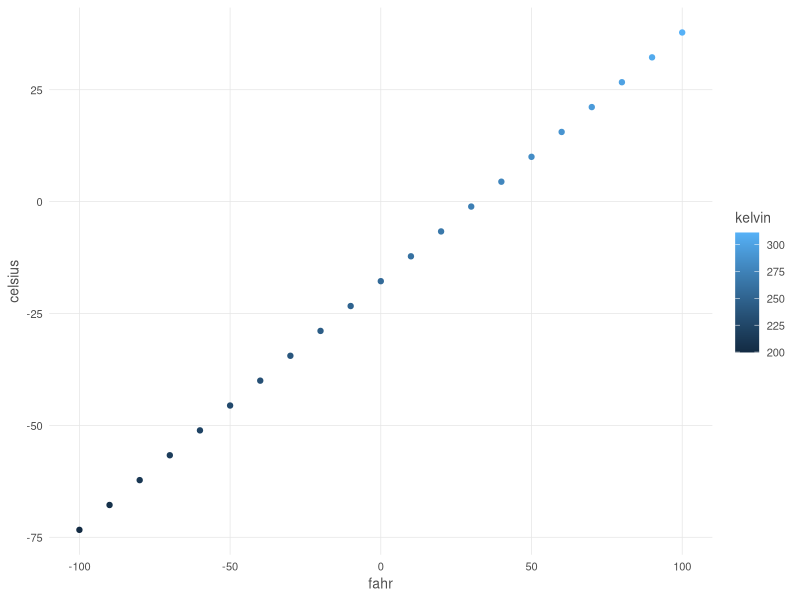
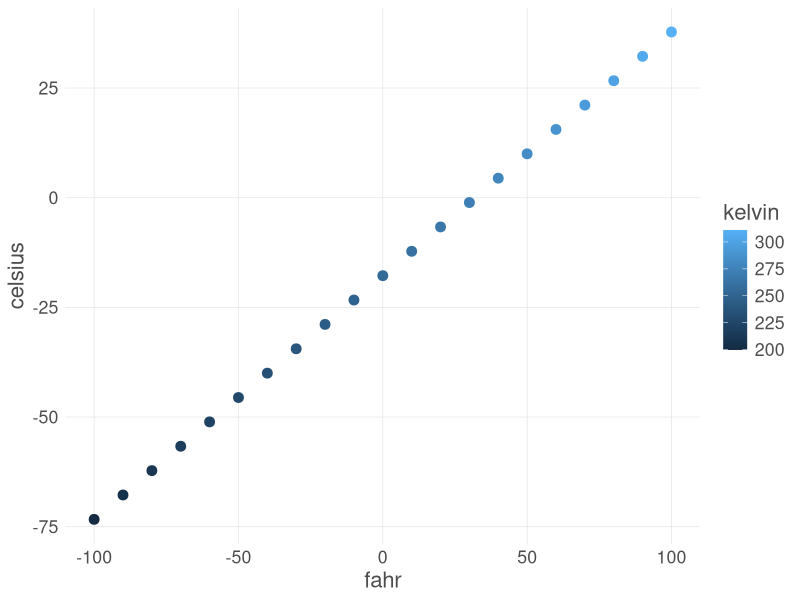

Here is the R script that generated these plots, in order:
## ---- chunk 1
airtemps <- c(212, 30.3, 78, 32)
celsius <- (airtemps[1]-32)*5/9
celsius1 <- (airtemps[1]-32)*5/9
celsius2 <- (airtemps[2]-32)*5/9
celsius3 <- (airtemps[3]-32)*5/9
celsius4 <- (airtemps[4]-32)*5/9
## ---- chunk 2
fahr_to_celsius <- function(fahr) {
  celsius <- (fahr-32)*5/9
  return(celsius)
}
## ---- chunk 3
celsius4 <- fahr_to_celsius(airtemps[1])
celsius4
## ---- chunk 4
celsius_to_fahr <- function(celsius) {
  fahr <- celsius*9/5 + 32
  return(fahr) }
## ---- chunk 5
result <- celsius_to_fahr(celsius)
airtemps == result
## ---- chunk 6
convert_temps <- function(fahr) {
  celsius <- (fahr-32)*5/9
  kelvin <- celsius + 273.15
  return(list(fahr=fahr, celsius=celsius, kelvin=kelvin))
}

temps_df <- data.frame(convert_temps(seq(-100,100,10)))
## ---- chunk 7
custom_theme <- function(base_size = 9) {
    ggplot2::theme(
      text             = ggplot2::element_text(family = 'Helvetica', color = 'gray30', size = base_size),
      plot.title       = ggplot2::element_text(size = ggplot2::rel(1.25), hjust = 0.5, face = 'bold'),
      panel.background = ggplot2::element_blank(),
      panel.border     = ggplot2::element_blank(),
      panel.grid.minor = ggplot2::element_blank(),
      panel.grid.major = ggplot2::element_line(colour = 'grey90', linewidth = .25),
      legend.position  = 'right',
      legend.key       = ggplot2::element_rect(colour = NA, fill = NA),
      axis.ticks       = ggplot2::element_blank(),
      axis.line        = ggplot2::element_blank()
      )
}

library(ggplot2)

ggplot(temps_df, mapping=aes(x=fahr, y=celsius, color=kelvin)) +
    geom_point() +
    custom_theme(10)
## ---- chunk 8
scatterplot <- function(df, point_size = 2, font_size=9) {
  ggplot(df, mapping=aes(x=fahr, y=celsius, color=kelvin)) +
    geom_point(size=point_size) +
    custom_theme(font_size)}
scatterplot(temps_df, point_size=3, font_size = 16)

